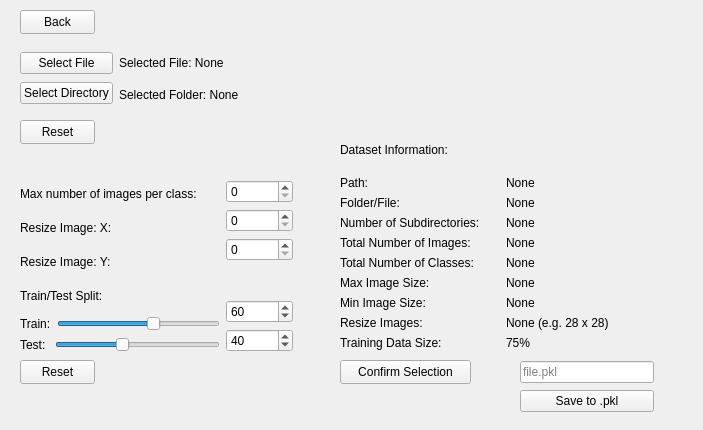
<?xml version="1.0" encoding="UTF-8"?>
<ui version="4.0">
 <class>Dataloader</class>
 <widget class="QWidget" name="Dataloader">
  <property name="geometry">
   <rect>
    <x>0</x>
    <y>0</y>
    <width>703</width>
    <height>430</height>
   </rect>
  </property>
  <property name="windowTitle">
   <string>Data Loader</string>
  </property>
  <widget class="QPushButton" name="loadData">
   <property name="geometry">
    <rect>
     <x>340</x>
     <y>360</y>
     <width>131</width>
     <height>24</height>
    </rect>
   </property>
   <property name="text">
    <string>Confirm Selection</string>
   </property>
  </widget>
  <widget class="QPushButton" name="back">
   <property name="geometry">
    <rect>
     <x>20</x>
     <y>10</y>
     <width>75</width>
     <height>24</height>
    </rect>
   </property>
   <property name="whatsThis">
    <string>Back to previous </string>
   </property>
   <property name="text">
    <string>Back</string>
   </property>
  </widget>
  <widget class="QPushButton" name="resetData">
   <property name="geometry">
    <rect>
     <x>20</x>
     <y>120</y>
     <width>75</width>
     <height>24</height>
    </rect>
   </property>
   <property name="text">
    <string>Reset</string>
   </property>
  </widget>
  <widget class="QPushButton" name="resetSpins">
   <property name="geometry">
    <rect>
     <x>20</x>
     <y>360</y>
     <width>75</width>
     <height>24</height>
    </rect>
   </property>
   <property name="text">
    <string>Reset</string>
   </property>
  </widget>
  <widget class="QWidget" name="layoutWidget">
   <property name="geometry">
    <rect>
     <x>20</x>
     <y>180</y>
     <width>281</width>
     <height>172</height>
    </rect>
   </property>
   <layout class="QHBoxLayout" name="parameterLayout">
    <item>
     <layout class="QVBoxLayout" name="verticalLayout_4">
      <item>
       <widget class="QLabel" name="maxText">
        <property name="text">
         <string>Max number of images per class:       </string>
        </property>
       </widget>
      </item>
      <item>
       <widget class="QLabel" name="resizeXText">
        <property name="text">
         <string>Resize Image: X:</string>
        </property>
       </widget>
      </item>
      <item>
       <widget class="QLabel" name="resizeYText">
        <property name="text">
         <string>Resize Image: Y:</string>
        </property>
       </widget>
      </item>
      <item>
       <widget class="QLabel" name="trainTestText">
        <property name="text">
         <string>Train/Test Split:</string>
        </property>
       </widget>
      </item>
      <item>
       <layout class="QHBoxLayout" name="horizontalLayout_3">
        <item>
         <widget class="QLabel" name="trainText">
          <property name="text">
           <string>Train:</string>
          </property>
         </widget>
        </item>
        <item>
         <widget class="QSlider" name="trainSlider">
          <property name="minimum">
           <number>1</number>
          </property>
          <property name="maximum">
           <number>99</number>
          </property>
          <property name="singleStep">
           <number>5</number>
          </property>
          <property name="value">
           <number>60</number>
          </property>
          <property name="orientation">
           <enum>Qt::Horizontal</enum>
          </property>
         </widget>
        </item>
       </layout>
      </item>
      <item>
       <layout class="QHBoxLayout" name="horizontalLayout_4">
        <item>
         <widget class="QLabel" name="testText">
          <property name="text">
           <string>Test: </string>
          </property>
         </widget>
        </item>
        <item>
         <widget class="QSlider" name="testSlider">
          <property name="layoutDirection">
           <enum>Qt::LeftToRight</enum>
          </property>
          <property name="styleSheet">
           <string notr="true">selection-color: rgb(255, 17, 80);</string>
          </property>
          <property name="minimum">
           <number>1</number>
          </property>
          <property name="maximum">
           <number>99</number>
          </property>
          <property name="singleStep">
           <number>5</number>
          </property>
          <property name="value">
           <number>40</number>
          </property>
          <property name="orientation">
           <enum>Qt::Horizontal</enum>
          </property>
         </widget>
        </item>
       </layout>
      </item>
     </layout>
    </item>
    <item>
     <spacer name="horizontalSpacer_3">
      <property name="orientation">
       <enum>Qt::Horizontal</enum>
      </property>
      <property name="sizeHint" stdset="0">
       <size>
        <width>40</width>
        <height>20</height>
       </size>
      </property>
     </spacer>
    </item>
    <item>
     <layout class="QVBoxLayout" name="verticalLayout_2">
      <item>
       <widget class="QSpinBox" name="maxImages">
        <property name="toolTip">
         <string>If left as 0, limit per class will be set to None.</string>
        </property>
        <property name="maximum">
         <number>100000</number>
        </property>
        <property name="singleStep">
         <number>50</number>
        </property>
        <property name="value">
         <number>0</number>
        </property>
       </widget>
      </item>
      <item>
       <widget class="QSpinBox" name="resizeX">
        <property name="toolTip">
         <string>If both X and Y are left as 0, images won't be resized won't take place.</string>
        </property>
        <property name="maximum">
         <number>5000</number>
        </property>
        <property name="singleStep">
         <number>50</number>
        </property>
       </widget>
      </item>
      <item>
       <widget class="QSpinBox" name="resizeY">
        <property name="toolTip">
         <string>If both X and Y are left as 0, images won't be resized won't take place.</string>
        </property>
        <property name="maximum">
         <number>5000</number>
        </property>
        <property name="singleStep">
         <number>50</number>
        </property>
       </widget>
      </item>
      <item>
       <spacer name="verticalSpacer">
        <property name="orientation">
         <enum>Qt::Vertical</enum>
        </property>
        <property name="sizeHint" stdset="0">
         <size>
          <width>20</width>
          <height>35</height>
         </size>
        </property>
       </spacer>
      </item>
      <item>
       <widget class="QSpinBox" name="trainSpin">
        <property name="toolTip">
         <string>If both X and Y are left as 0, images won't be resized won't take place.</string>
        </property>
        <property name="minimum">
         <number>1</number>
        </property>
        <property name="maximum">
         <number>99</number>
        </property>
        <property name="singleStep">
         <number>1</number>
        </property>
        <property name="value">
         <number>60</number>
        </property>
       </widget>
      </item>
      <item>
       <widget class="QSpinBox" name="testSpin">
        <property name="toolTip">
         <string>If both X and Y are left as 0, images won't be resized won't take place.</string>
        </property>
        <property name="minimum">
         <number>1</number>
        </property>
        <property name="maximum">
         <number>99</number>
        </property>
        <property name="singleStep">
         <number>1</number>
        </property>
        <property name="value">
         <number>40</number>
        </property>
       </widget>
      </item>
     </layout>
    </item>
    <item>
     <spacer name="horizontalSpacer_2">
      <property name="orientation">
       <enum>Qt::Horizontal</enum>
      </property>
      <property name="sizeHint" stdset="0">
       <size>
        <width>100</width>
        <height>100</height>
       </size>
      </property>
     </spacer>
    </item>
   </layout>
  </widget>
  <widget class="QWidget" name="layoutWidget">
   <property name="geometry">
    <rect>
     <x>20</x>
     <y>50</y>
     <width>351</width>
     <height>58</height>
    </rect>
   </property>
   <layout class="QHBoxLayout" name="horizontalLayout_2">
    <item>
     <layout class="QVBoxLayout" name="verticalLayout_3">
      <item>
       <widget class="QPushButton" name="selectData">
        <property name="toolTip">
         <string>Select the desired &quot;.pkl&quot; dataset file.</string>
        </property>
        <property name="text">
         <string>Select File</string>
        </property>
       </widget>
      </item>
      <item>
       <widget class="QPushButton" name="selectDir">
        <property name="toolTip">
         <string>Select the directory containing the desired dataset.</string>
        </property>
        <property name="text">
         <string>Select Directory</string>
        </property>
       </widget>
      </item>
     </layout>
    </item>
    <item>
     <layout class="QVBoxLayout" name="verticalLayout">
      <item>
       <widget class="QLabel" name="dataFile">
        <property name="whatsThis">
         <string>Test</string>
        </property>
        <property name="text">
         <string>Selected File: None</string>
        </property>
       </widget>
      </item>
      <item>
       <widget class="QLabel" name="dataDir">
        <property name="whatsThis">
         <string>Huh</string>
        </property>
        <property name="text">
         <string>Selected Folder: None                                     </string>
        </property>
       </widget>
      </item>
     </layout>
    </item>
    <item>
     <spacer name="horizontalSpacer">
      <property name="orientation">
       <enum>Qt::Horizontal</enum>
      </property>
      <property name="sizeHint" stdset="0">
       <size>
        <width>40</width>
        <height>20</height>
       </size>
      </property>
     </spacer>
    </item>
   </layout>
  </widget>
  <widget class="QWidget" name="">
   <property name="geometry">
    <rect>
     <x>340</x>
     <y>130</y>
     <width>309</width>
     <height>220</height>
    </rect>
   </property>
   <layout class="QVBoxLayout" name="infoLayout">
    <item>
     <widget class="QLabel" name="dataInfo">
      <property name="text">
       <string>Dataset Information:</string>
      </property>
     </widget>
    </item>
    <item>
     <layout class="QHBoxLayout" name="horizontalLayout_5">
      <item>
       <layout class="QVBoxLayout" name="verticalLayout_5">
        <item>
         <widget class="QLabel" name="label">
          <property name="text">
           <string>Path:</string>
          </property>
         </widget>
        </item>
        <item>
         <widget class="QLabel" name="label_3">
          <property name="text">
           <string>Folder/File:</string>
          </property>
         </widget>
        </item>
        <item>
         <widget class="QLabel" name="label_5">
          <property name="text">
           <string>Number of Subdirectories:      </string>
          </property>
         </widget>
        </item>
        <item>
         <widget class="QLabel" name="label_7">
          <property name="text">
           <string>Total Number of Images:</string>
          </property>
         </widget>
        </item>
        <item>
         <widget class="QLabel" name="label_9">
          <property name="text">
           <string>Total Number of Classes:</string>
          </property>
         </widget>
        </item>
        <item>
         <widget class="QLabel" name="label_11">
          <property name="text">
           <string>Max Image Size:</string>
          </property>
         </widget>
        </item>
        <item>
         <widget class="QLabel" name="label_12">
          <property name="text">
           <string>Min Image Size:</string>
          </property>
         </widget>
        </item>
        <item>
         <widget class="QLabel" name="label_15">
          <property name="text">
           <string>Resize Images:</string>
          </property>
         </widget>
        </item>
        <item>
         <widget class="QLabel" name="label_17">
          <property name="text">
           <string>Training Data Size:</string>
          </property>
         </widget>
        </item>
       </layout>
      </item>
      <item>
       <layout class="QVBoxLayout" name="datasetInfo">
        <item>
         <widget class="QLabel" name="label_4">
          <property name="text">
           <string>None                         </string>
          </property>
         </widget>
        </item>
        <item>
         <widget class="QLabel" name="label_6">
          <property name="text">
           <string>None</string>
          </property>
         </widget>
        </item>
        <item>
         <widget class="QLabel" name="label_2">
          <property name="text">
           <string>None</string>
          </property>
         </widget>
        </item>
        <item>
         <widget class="QLabel" name="label_10">
          <property name="text">
           <string>None</string>
          </property>
         </widget>
        </item>
        <item>
         <widget class="QLabel" name="label_8">
          <property name="text">
           <string>None</string>
          </property>
         </widget>
        </item>
        <item>
         <widget class="QLabel" name="label_13">
          <property name="text">
           <string>None</string>
          </property>
         </widget>
        </item>
        <item>
         <widget class="QLabel" name="label_14">
          <property name="text">
           <string>None</string>
          </property>
         </widget>
        </item>
        <item>
         <widget class="QLabel" name="label_16">
          <property name="text">
           <string>None (e.g. 28 x 28)</string>
          </property>
         </widget>
        </item>
        <item>
         <widget class="QLabel" name="label_18">
          <property name="text">
           <string>75%</string>
          </property>
         </widget>
        </item>
       </layout>
      </item>
      <item>
       <spacer name="horizontalSpacer_4">
        <property name="orientation">
         <enum>Qt::Horizontal</enum>
        </property>
        <property name="sizeHint" stdset="0">
         <size>
          <width>40</width>
          <height>20</height>
         </size>
        </property>
       </spacer>
      </item>
     </layout>
    </item>
   </layout>
  </widget>
  <widget class="QWidget" name="">
   <property name="geometry">
    <rect>
     <x>520</x>
     <y>360</y>
     <width>134</width>
     <height>53</height>
    </rect>
   </property>
   <layout class="QVBoxLayout" name="verticalLayout_6">
    <item>
     <widget class="QLineEdit" name="fileName">
      <property name="accessibleDescription">
       <string>test</string>
      </property>
      <property name="text">
       <string/>
      </property>
      <property name="placeholderText">
       <string>file.pkl</string>
      </property>
     </widget>
    </item>
    <item>
     <widget class="QPushButton" name="saveFile">
      <property name="text">
       <string>Save to .pkl</string>
      </property>
     </widget>
    </item>
   </layout>
  </widget>
 </widget>
 <resources/>
 <connections/>
</ui>
